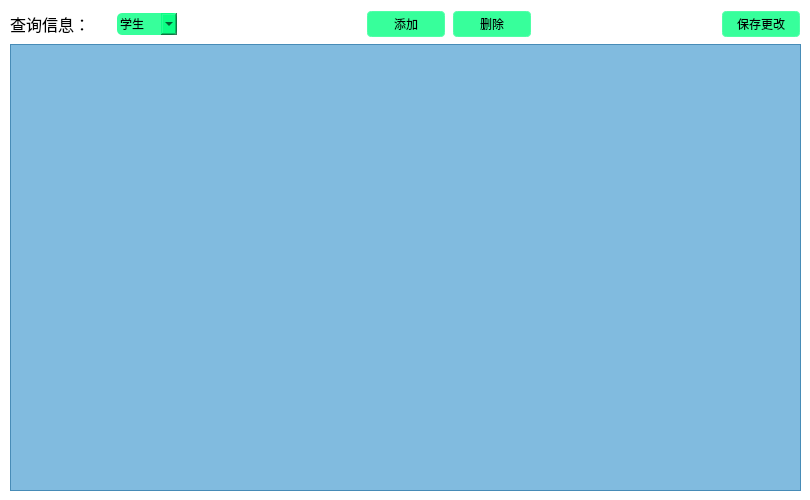
<?xml version="1.0" encoding="UTF-8"?>
<ui version="4.0">
 <class>ManagerModuleWidget</class>
 <widget class="QWidget" name="ManagerModuleWidget">
  <property name="geometry">
   <rect>
    <x>0</x>
    <y>0</y>
    <width>810</width>
    <height>500</height>
   </rect>
  </property>
  <property name="minimumSize">
   <size>
    <width>810</width>
    <height>500</height>
   </size>
  </property>
  <property name="maximumSize">
   <size>
    <width>815</width>
    <height>500</height>
   </size>
  </property>
  <property name="windowTitle">
   <string>Form</string>
  </property>
  <property name="styleSheet">
   <string notr="true">background-color: rgb(255, 255, 255);</string>
  </property>
  <widget class="QWidget" name="layoutWidget">
   <property name="geometry">
    <rect>
     <x>10</x>
     <y>10</y>
     <width>791</width>
     <height>481</height>
    </rect>
   </property>
   <layout class="QVBoxLayout" name="verticalLayout">
    <item>
     <layout class="QHBoxLayout" name="horizontalLayout">
      <item>
       <widget class="QLabel" name="label">
        <property name="font">
         <font>
          <family>楷体</family>
          <pointsize>12</pointsize>
         </font>
        </property>
        <property name="text">
         <string>查询信息：     </string>
        </property>
       </widget>
      </item>
      <item>
       <widget class="QComboBox" name="comboBox_item">
        <property name="styleSheet">
         <string notr="true">background-color:rgba(0, 255, 127, 200);
border-radius:5px;
font: 12pt &quot;楷体&quot;;
color:rgb(0,0,0);
padding:3px;</string>
        </property>
        <item>
         <property name="text">
          <string>学生</string>
         </property>
        </item>
        <item>
         <property name="text">
          <string>教师</string>
         </property>
        </item>
        <item>
         <property name="text">
          <string>管理员</string>
         </property>
        </item>
        <item>
         <property name="text">
          <string>课程</string>
         </property>
        </item>
       </widget>
      </item>
      <item>
       <spacer name="horizontalSpacer_2">
        <property name="orientation">
         <enum>Qt::Horizontal</enum>
        </property>
        <property name="sizeHint" stdset="0">
         <size>
          <width>40</width>
          <height>20</height>
         </size>
        </property>
       </spacer>
      </item>
      <item>
       <widget class="QPushButton" name="button_add">
        <property name="minimumSize">
         <size>
          <width>80</width>
          <height>0</height>
         </size>
        </property>
        <property name="styleSheet">
         <string notr="true">background-color:rgba(0, 255, 127, 200);
border-style:outset;
border-width:2px;
border-radius:5px;
border-color:rgba(255,255,255,30);
font: 12pt &quot;楷体&quot;;
color:rgb(0,0,0);
padding:3px;</string>
        </property>
        <property name="text">
         <string>添加</string>
        </property>
       </widget>
      </item>
      <item>
       <widget class="QPushButton" name="button_delete">
        <property name="minimumSize">
         <size>
          <width>80</width>
          <height>0</height>
         </size>
        </property>
        <property name="styleSheet">
         <string notr="true">background-color:rgba(0, 255, 127, 200);
border-style:outset;
border-width:2px;
border-radius:5px;
border-color:rgba(255,255,255,30);
font: 12pt &quot;楷体&quot;;
color:rgb(0,0,0);
padding:3px;</string>
        </property>
        <property name="text">
         <string>删除</string>
        </property>
       </widget>
      </item>
      <item>
       <spacer name="horizontalSpacer">
        <property name="orientation">
         <enum>Qt::Horizontal</enum>
        </property>
        <property name="sizeHint" stdset="0">
         <size>
          <width>40</width>
          <height>20</height>
         </size>
        </property>
       </spacer>
      </item>
      <item>
       <widget class="QPushButton" name="button_save_change">
        <property name="minimumSize">
         <size>
          <width>80</width>
          <height>0</height>
         </size>
        </property>
        <property name="styleSheet">
         <string notr="true">background-color:rgba(0, 255, 127, 200);
border-style:outset;
border-width:2px;
border-radius:5px;
border-color:rgba(255,255,255,30);
font: 12pt &quot;楷体&quot;;
color:rgb(0,0,0);
padding:3px;</string>
        </property>
        <property name="text">
         <string>保存更改</string>
        </property>
       </widget>
      </item>
     </layout>
    </item>
    <item>
     <widget class="QTableView" name="tableView">
      <property name="styleSheet">
       <string notr="true">background-color: rgba(41, 139, 201, 150);
border-color: rgba(41, 139, 201, 150);
font: 12pt;
color: black;
</string>
      </property>
     </widget>
    </item>
   </layout>
  </widget>
 </widget>
 <resources/>
 <connections/>
</ui>
